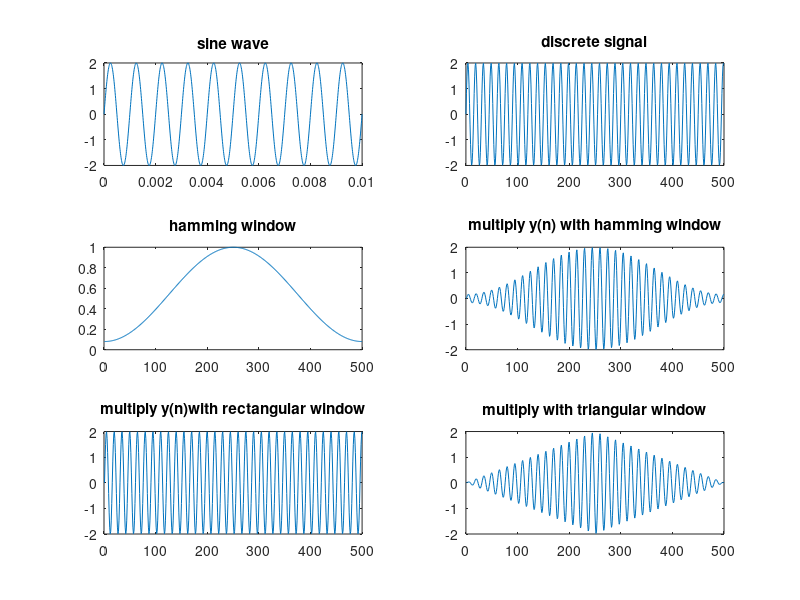

Recreate this plot in MATLAB.
% x(t)=2*sin*2*pi*1000*T
amplitude = 2;
f=1000;
T=0.01;

hold on

t=0:.00001:T;
y= amplitude*sin(2*pi*f*t);
subplot(3,2,1);
plot(t,y);
title('sine wave')



N=500;
n=0:N-1;
fs=15*f;
y= amplitude*sin(2*pi*(f/fs)*n);
subplot(3,2,2);
plot(n,y);
title('discrete signal')


ham=.54-.46*cos((2*pi*n)/(N-1))
subplot(3,2,3);
plot(ham);
title('hamming window')


hamy=ham.*y;
subplot(3,2,4)
plot(hamy)
title('multiply y(n) with hamming window');


rectwindow=ones(1,N);
recy=y .* rectwindow;
subplot(3,2,5);
plot(recy);
title('multiply y(n)with rectangular window');

triangular=1-abs((2*n-N+1)/(N-1))
triy=triangular.*y;

subplot(3,2,6)
plot(triy)
title('multiply with triangular window')




